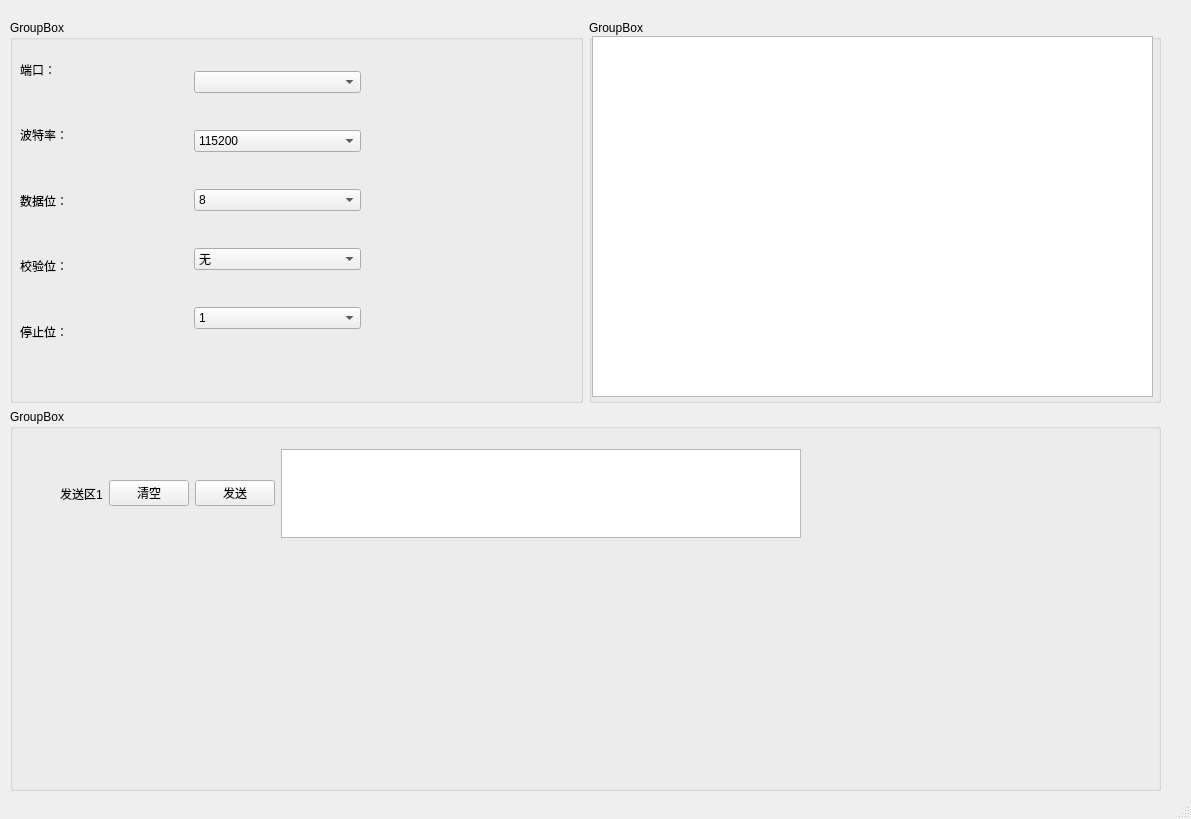
<?xml version="1.0" encoding="UTF-8"?>
<ui version="4.0">
 <class>MainWindow</class>
 <widget class="QMainWindow" name="MainWindow">
  <property name="geometry">
   <rect>
    <x>0</x>
    <y>0</y>
    <width>1191</width>
    <height>819</height>
   </rect>
  </property>
  <property name="windowTitle">
   <string>ComMonitor</string>
  </property>
  <widget class="QWidget" name="centralwidget">
   <widget class="QWidget" name="layoutWidget">
    <property name="geometry">
     <rect>
      <x>10</x>
      <y>20</y>
      <width>1151</width>
      <height>771</height>
     </rect>
    </property>
    <layout class="QVBoxLayout" name="verticalLayout">
     <item>
      <layout class="QHBoxLayout" name="horizontalLayout_3">
       <item>
        <widget class="QGroupBox" name="groupBox">
         <property name="enabled">
          <bool>true</bool>
         </property>
         <property name="title">
          <string>GroupBox</string>
         </property>
         <widget class="QWidget" name="horizontalLayoutWidget">
          <property name="geometry">
           <rect>
            <x>10</x>
            <y>20</y>
            <width>341</width>
            <height>321</height>
           </rect>
          </property>
          <layout class="QHBoxLayout" name="horizontalLayout_2">
           <item>
            <layout class="QVBoxLayout" name="verticalLayout_2">
             <item>
              <widget class="QLabel" name="label">
               <property name="text">
                <string>端口：</string>
               </property>
              </widget>
             </item>
             <item>
              <widget class="QLabel" name="label_2">
               <property name="text">
                <string>波特率：</string>
               </property>
              </widget>
             </item>
             <item>
              <widget class="QLabel" name="label_3">
               <property name="text">
                <string>数据位：</string>
               </property>
              </widget>
             </item>
             <item>
              <widget class="QLabel" name="label_4">
               <property name="text">
                <string>校验位：</string>
               </property>
              </widget>
             </item>
             <item>
              <widget class="QLabel" name="label_5">
               <property name="text">
                <string>停止位：</string>
               </property>
              </widget>
             </item>
            </layout>
           </item>
           <item>
            <layout class="QVBoxLayout" name="verticalLayout_3">
             <item>
              <widget class="QComboBox" name="comboBox"/>
             </item>
             <item>
              <widget class="QComboBox" name="comboBox_2">
               <item>
                <property name="text">
                 <string>115200</string>
                </property>
               </item>
              </widget>
             </item>
             <item>
              <widget class="QComboBox" name="comboBox_3">
               <item>
                <property name="text">
                 <string>8</string>
                </property>
               </item>
              </widget>
             </item>
             <item>
              <widget class="QComboBox" name="comboBox_4">
               <item>
                <property name="text">
                 <string>无</string>
                </property>
               </item>
              </widget>
             </item>
             <item>
              <widget class="QComboBox" name="comboBox_5">
               <item>
                <property name="text">
                 <string>1</string>
                </property>
               </item>
              </widget>
             </item>
            </layout>
           </item>
          </layout>
         </widget>
        </widget>
       </item>
       <item>
        <widget class="QGroupBox" name="groupBox_3">
         <property name="title">
          <string>GroupBox</string>
         </property>
         <widget class="QTextEdit" name="textEdit_2">
          <property name="geometry">
           <rect>
            <x>3</x>
            <y>16</y>
            <width>561</width>
            <height>361</height>
           </rect>
          </property>
         </widget>
        </widget>
       </item>
      </layout>
     </item>
     <item>
      <widget class="QGroupBox" name="groupBox_2">
       <property name="title">
        <string>GroupBox</string>
       </property>
       <widget class="QWidget" name="horizontalLayoutWidget_2">
        <property name="geometry">
         <rect>
          <x>50</x>
          <y>40</y>
          <width>741</width>
          <height>89</height>
         </rect>
        </property>
        <layout class="QHBoxLayout" name="horizontalLayout">
         <item>
          <widget class="QLabel" name="label_7">
           <property name="text">
            <string>发送区1</string>
           </property>
          </widget>
         </item>
         <item>
          <widget class="QPushButton" name="pushButton">
           <property name="text">
            <string>清空</string>
           </property>
          </widget>
         </item>
         <item>
          <widget class="QPushButton" name="pushButton_2">
           <property name="text">
            <string>发送</string>
           </property>
          </widget>
         </item>
         <item>
          <widget class="QTextEdit" name="textEdit"/>
         </item>
        </layout>
       </widget>
      </widget>
     </item>
    </layout>
   </widget>
  </widget>
  <widget class="QStatusBar" name="statusbar"/>
 </widget>
 <resources/>
 <connections/>
</ui>
